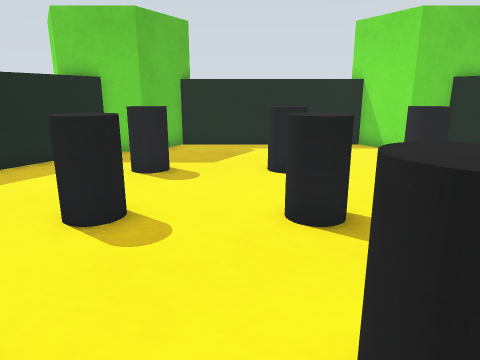
view 1 (above)

12 first-person views from a walk through a world built for the Gazebo simulator. The camera is 0.59 m above the floor, tilts 14° down and sees 70° across. The floor is counted in squares, 0.25 m on a side. Each view is taken from the middle of a square. On the plan, view 1 faces up. The plan holds only what a view shows up to about 20 squares ahead; the rest is blank. The place goes on beyond the plan.

view 2
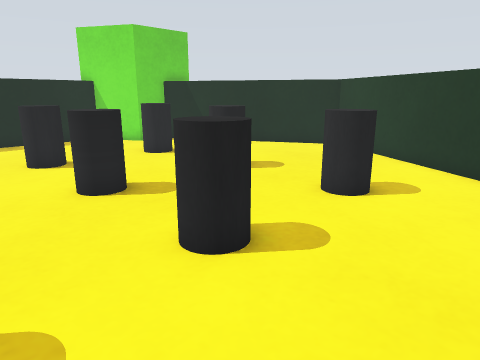

view 3
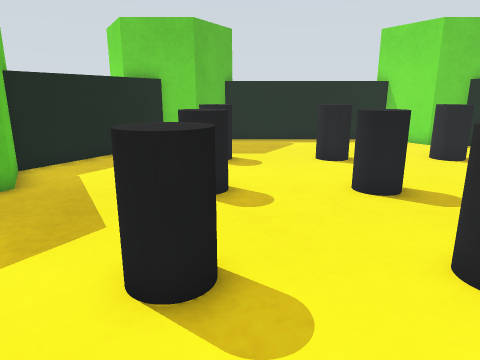

view 4
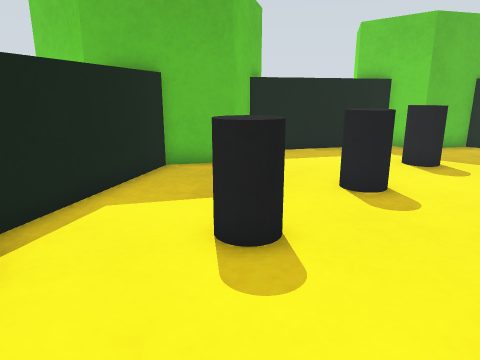

view 5
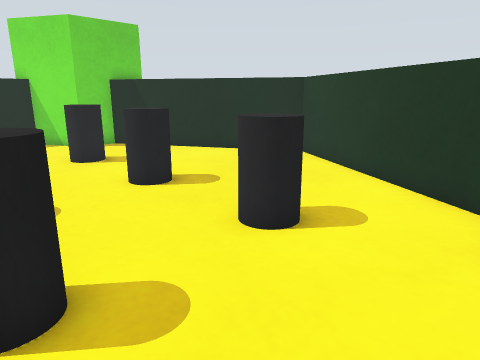

view 6
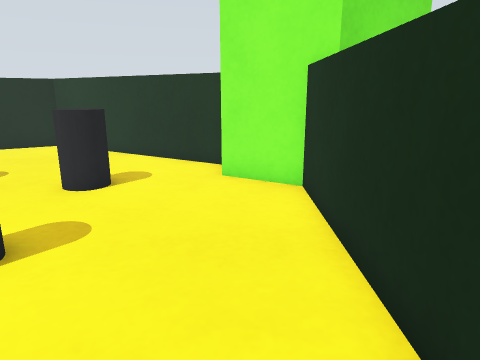

view 7
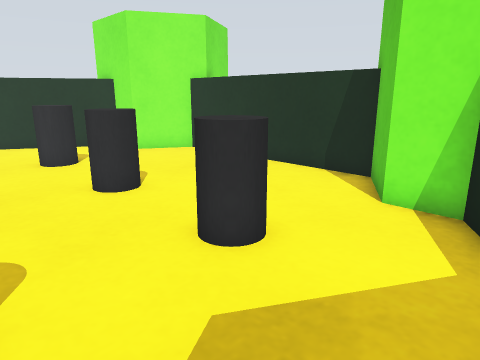

view 8
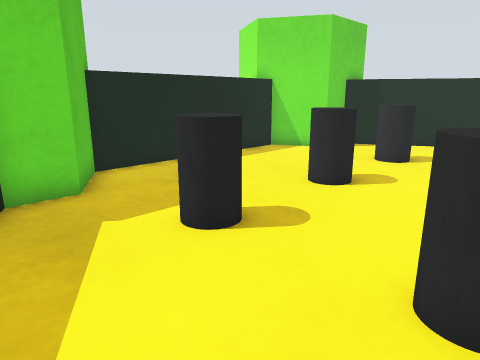

view 9
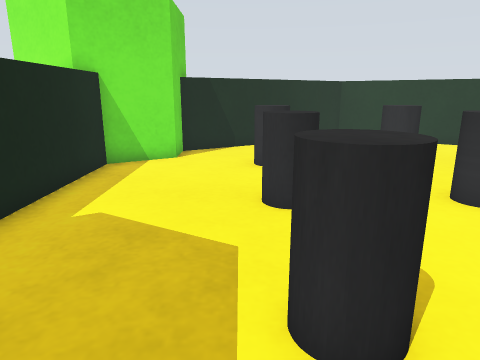

view 10
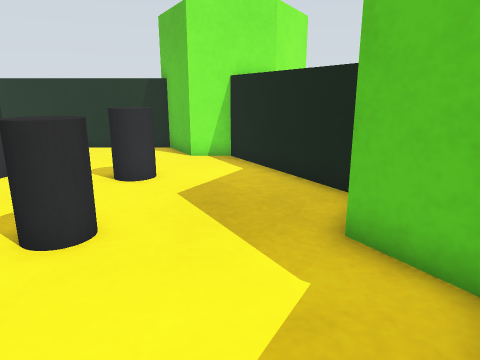

view 11
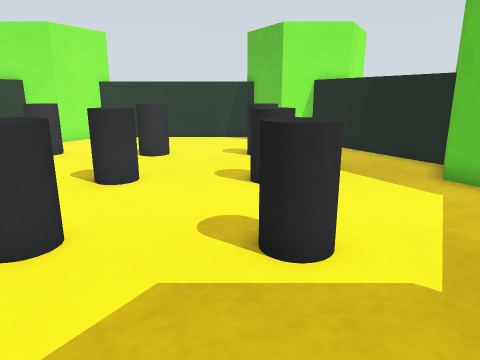

view 12
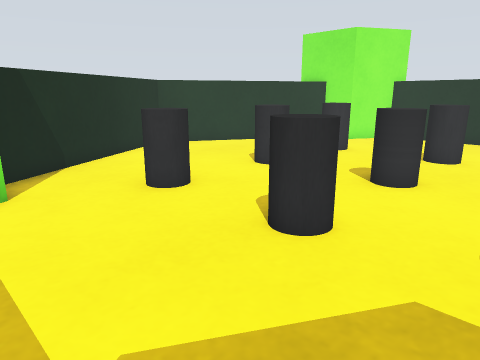

### Floor plan
Key: @ floor where view 1 was taken; # wall or solid block; . floor; = window, fence, low wall or low ledge.
Columns run from 9 left of view 1 to 13 right of it. Each row starts with its distance up from view 1.
 17       ##########
 16      ##........##
 15   ####..........####
 14   ##..............##
 13   #................#
 12  ##................##
 11  #....==..==..==....#
 10 ##....=....=...=....##
  9 #....................#
  8 #....................##
  7 ##....=...==...=......#
  6 ##....==..==..==......#
  5 #....................##
  4 #....................#
  3 ##....=....=...=....##
  2  #....==..==..==....#
  1  ##................##
  0   #......@.........#
 -1   ##..............##
 -2   ####..........####
 -3      ##........##
 -4       ##########

Where each view was taken, in squares from view 1:
view 1: 0 up, 0 right, facing up
view 2: 2 down, 2 left, facing up-right
view 3: 2 down, 2 left, facing up
view 4: 2 down, 1 right, facing up-left
view 5: 2 down, 1 right, facing up-right
view 6: 2 down, 3 left, facing right
view 7: 6 up, 7 left, facing down-right
view 8: 6 up, 7 left, facing up-right
view 9: 12 up, 6 left, facing right
view 10: 12 up, 6 left, facing down
view 11: 16 up, 2 left, facing down
view 12: 16 up, 2 left, facing down-right
